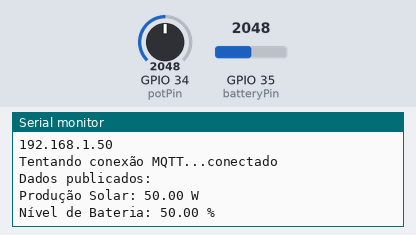
This sketch was run on a simulated ESP32. Shown: the last lines printed to the serial monitor. The test bench sets the inputs (shaded band); at power-on: GPIO 34 (potPin) = 2048, GPIO 35 (batteryPin) = 2048. WiFi joins after 1.5 s; servers stay silent unless stated; no MQTT or app messages arrive unless stated.

Above: at 2.7 s.
2.8 s: GPIO 34 (potPin) set to 2866
At 3.9 s:
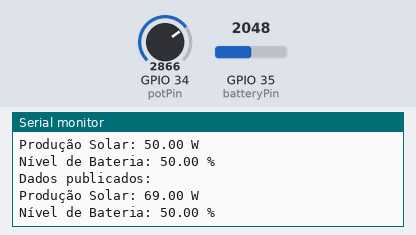
5.5 s: GPIO 35 (batteryPin) set to 2866
At 6.7 s:
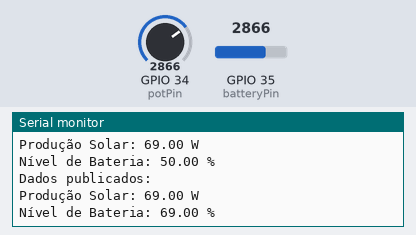
8.2 s: GPIO 34 (potPin) set to 3603
At 9.9 s:
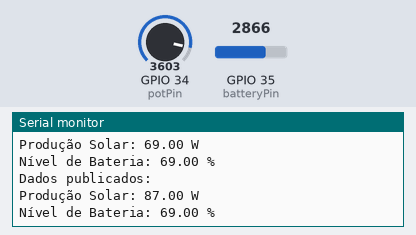
10.9 s: GPIO 35 (batteryPin) set to 3603
At 12.7 s:
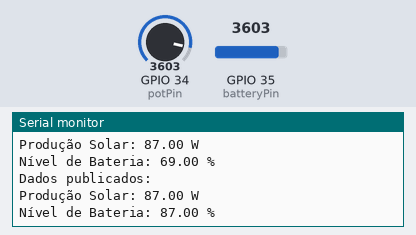
Timing chart, 0 to 14.2 s (numbered marks = the images above; inputs shaded):
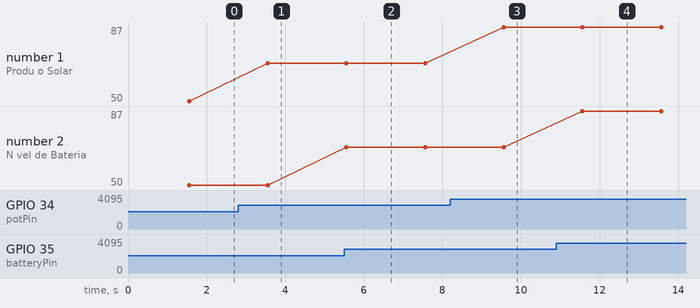

The sketch:

sketch.ino
```cpp
#include <WiFi.h>
#include <PubSubClient.h>

const char* ssid = "Wokwi-GUEST";
const char* password = "";
const char* mqtt_server = "mqtt.eclipseprojects.io";

WiFiClient espClient;
PubSubClient client(espClient);

const int potPin = 34;    // Pino para o potenciômetro (produção solar)
const int batteryPin = 35; // Pino para simular o nível de bateria

const char* mqtt_topic_solar = "solarPower";
const char* mqtt_topic_battery = "batteryLevel";

float solarPower = 0;
float batteryLevel = 0;

void setup() {
  Serial.begin(115200);
  pinMode(potPin, INPUT);
  pinMode(batteryPin, INPUT);

  setup_wifi();
  client.setServer(mqtt_server, 1883);
  client.setKeepAlive(15);
  client.setSocketTimeout(15);
}

void setup_wifi() {
  Serial.print("Conectando-se a ");
  Serial.println(ssid);
  WiFi.begin(ssid, password);

  while (WiFi.status() != WL_CONNECTED) {
    delay(500);
    Serial.print(".");
  }

  Serial.println("\nWiFi conectado");
  Serial.println("Endereço IP: ");
  Serial.println(WiFi.localIP());
}

void publishData() {
  int potValue = analogRead(potPin);
  solarPower = map(potValue, 0, 4095, 0, 100);

  int batteryValue = analogRead(batteryPin);
  batteryLevel = map(batteryValue, 0, 4095, 0, 100);

  String solarPowerStr = String(solarPower);
  String batteryLevelStr = String(batteryLevel);

  client.publish(mqtt_topic_solar, solarPowerStr.c_str());
  client.publish(mqtt_topic_battery, batteryLevelStr.c_str());

  Serial.println("Dados publicados:");
  Serial.println("Produção Solar: " + solarPowerStr + " W");
  Serial.println("Nível de Bateria: " + batteryLevelStr + " %");
}

void reconnect() {
  while (!client.connected()) {
    Serial.print("Tentando conexão MQTT...");
    if (client.connect("ESP32ClientPublisher")) {
      Serial.println("conectado");
    } else {
      Serial.print("falha, rc=");
      Serial.print(client.state());
      Serial.println(" tente novamente em 5 segundos");
      delay(5000);
    }
  }
}

void loop() {
  if (!client.connected()) {
    reconnect();
  }
  publishData();
  client.loop();
  delay(2000);
}
```

Measured:
- after the input at 2.8 s, the serial monitor: prints a new line after 0.76 s (image 1)
- after the input at 5.5 s, the serial monitor: prints a new line after 0.06 s (image 2)
- after the input at 8.2 s, the serial monitor: prints a new line after 1.4 s (image 3)
- after the input at 10.9 s, the serial monitor: prints a new line after 0.67 s (image 4)
- plotted number 1: 50 → 69 after the input at 2.8 s, 69 → 87 after the input at 8.2 s
